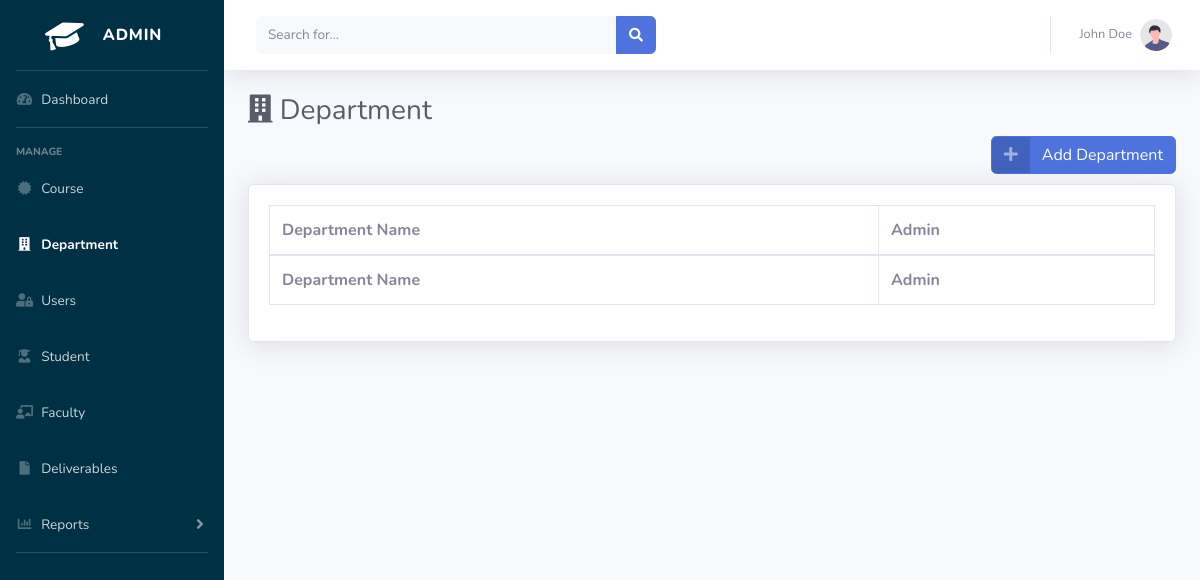
Before: /admin/department.php with the older database file.
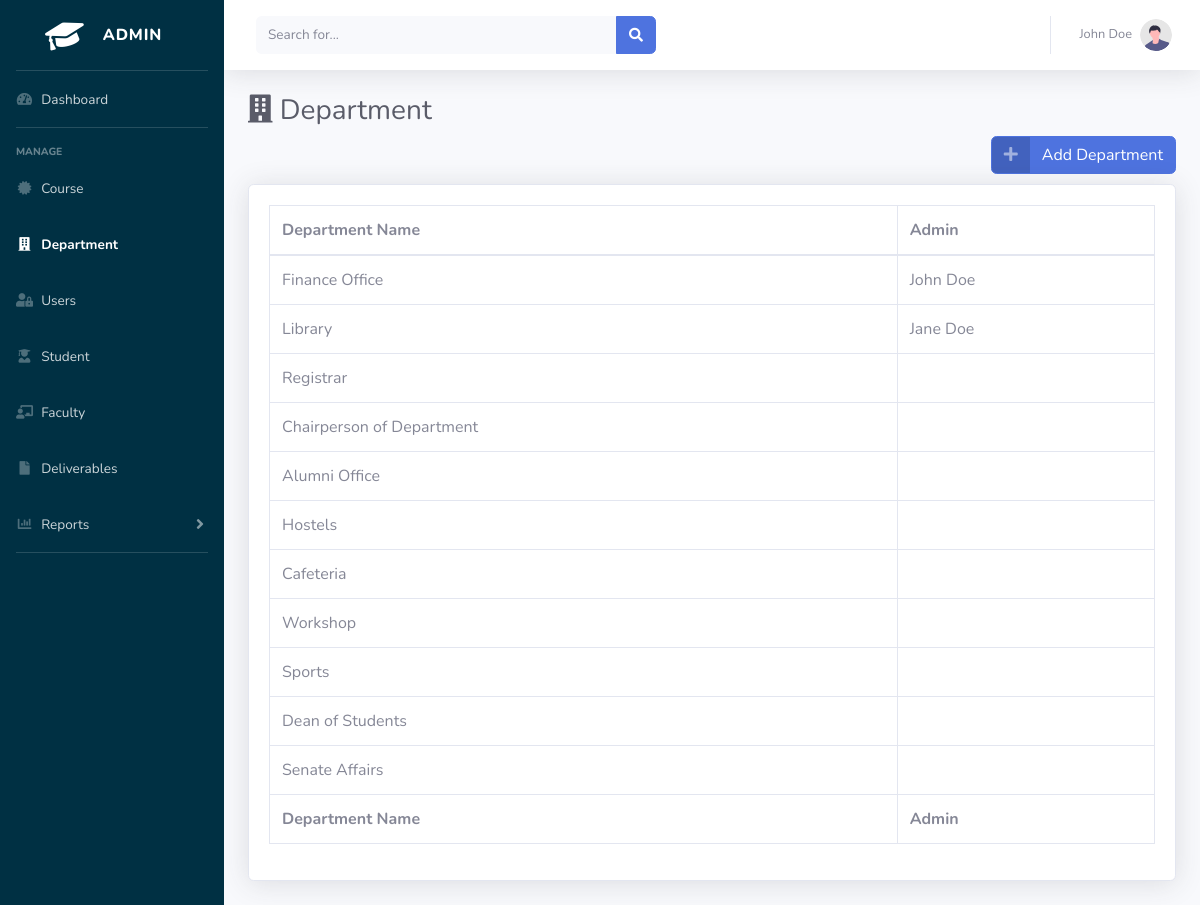
After: the same page with the newer database file.
### tables this page shows
CREATE TABLE `tbl_department` (
  `department_id` int(11) NOT NULL,
  `department_name` varchar(50) NOT NULL
);

CREATE TABLE `tbl_department_user` (
  `department_user_id` int(11) NOT NULL,
  `department_id` int(11) NOT NULL,
  `assigned_personnel` varchar(100) NOT NULL,
  `username` varchar(30) NOT NULL,
  `password` text NOT NULL,
  `account_status` int(1) NOT NULL,
  `user_id` int(11) NOT NULL
);

### admin/department.php (the view, shortened to what this page needs)
<?php
include('../shared/connection.php');
?>
<!DOCTYPE html>
<html lang="en">
<head>
    <link href="../assets/vendor/fontawesome-free/css/all.min.css" rel="stylesheet" type="text/css">
    <link href="../assets/css/sb-admin-2.min.css" rel="stylesheet">
</head>
<body id="page-top">
    <div id="wrapper" style="background-color: #003043">
        <ul class="navbar-nav  sidebar sidebar-dark accordion" id="accordionSidebar">
            <a class="sidebar-brand d-flex align-items-center justify-content-center" href="index.php">
                <div class="sidebar-brand-icon rotate-n-15">
                    <i class="fas fa-graduation-cap"></i>
                </div>
                <div class="sidebar-brand-text mx-3">ADMIN</div>
            </a>
            <hr class="sidebar-divider my-0">
            <li class="nav-item">
                <a class="nav-link" href="index.php">
                    <i class="fas fa-fw fa-tachometer-alt"></i>
                    <span>Dashboard</span></a>
            </li>
            <hr class="sidebar-divider">
            <div class="sidebar-heading">
                Manage
            </div>
            <li class="nav-item">
                <a class="nav-link" href="course.php">
                    <i class="fas fa-fw fa-certificate"></i>
                    <span>Course</span></a>
            </li>
            <li class="nav-item active">
                <a class="nav-link" href="department.php">
                    <i class="fas fa-fw fa-building"></i>
                    <span>Department</span></a>
            </li>
            <li class="nav-item">
                <a class="nav-link" href="users.php">
                    <i class="fas fa-fw fa-user-lock"></i>
                    <span>Users</span></a>
            </li>
            <li class="nav-item">
                <a class="nav-link" href="student.php">
                    <i class="fas fa-fw fa-user-graduate"></i>
                    <span>Student</span></a>
            </li>
            <li class="nav-item">
                <a class="nav-link" href="faculty.php">
                    <i class="fas fa-fw fa-chalkboard-teacher"></i>
                    <span>Faculty</span></a>
            </li>
            <li class="nav-item">
                <a class="nav-link" href="deliverable.php">
                    <i class="fas fa-fw fa-file"></i>
                    <span>Deliverables</span></a>
            </li>
            <li class="nav-item">
                <a class="nav-link collapsed" href="#" data-toggle="collapse" data-target="#collapseUtilities"
                    aria-expanded="true" aria-controls="collapseUtilities">
                    <i class="fas fa-fw fa-chart-bar"></i>
                    <span>Reports</span>
                </a>
            </li>
            <hr class="sidebar-divider d-none d-md-block">
        </ul>
        <div id="content-wrapper" class="d-flex flex-column">
            <div id="content">
                <nav class="navbar navbar-expand navbar-light bg-white topbar mb-4 static-top shadow">
                    <form
                        class="d-none d-sm-inline-block form-inline mr-auto ml-md-3 my-2 my-md-0 mw-100 navbar-search">
                        <div class="input-group">
                            <input type="text" class="form-control bg-light border-0 small" placeholder="Search for..."
                                aria-label="Search" aria-describedby="basic-addon2">
                            <div class="input-group-append">
                                <button class="btn btn-primary" type="button">
                                    <i class="fas fa-search fa-sm"></i>
                                </button>
                            </div>
                        </div>
                    </form>
                    <ul class="navbar-nav ml-auto">
                        <li class="nav-item dropdown no-arrow">
                            <a class="nav-link dropdown-toggle" href="#" id="userDropdown" role="button"
                                data-toggle="dropdown" aria-haspopup="true" aria-expanded="false">
                                <span class="mr-2 d-none d-lg-inline text-gray-600 small">John Doe</span>
                                <img class="img-profile rounded-circle"
                                    src="../assets/img/undraw_profile.svg">
                            </a>
                        </li>
                    </ul>
                </nav>
                <div class="container-fluid">
                    <h1 class="h3 mb-2 text-gray-800"><i class="fas fa-building"></i> Department</h1>
                                    <a href="#" class="btn btn-primary btn-icon-split float-right">
                                        <span class="icon text-white-50">
                                            <i class="fas fa-plus"></i>
                                        </span>
                                        <span class="text">Add Department</span>
                                    </a><br><br>
                    <div class="card shadow mb-4">
                        <div class="card-body">
                            <div class="table-responsive">
                                <table class="table table-bordered" id="dataTable" width="100%" cellspacing="0">
                                    <thead>
                                        <tr>
                                            <th>Department Name</th>
                                            <th>Admin</th>
                                        </tr>
                                    </thead>
                                    <tfoot>
                                        <tr>
                                            <th>Department Name</th>
                                            <th>Admin   </th>
                                        </tr>
                                    </tfoot>
                                    <tbody>
                                        <?php
                                        $sql = "SELECT * FROM `tbl_department`  \n"
                                            . "ORDER BY `tbl_department`.`department_id` ASC;";
                                        $records=mysqli_query($con,$sql);
                                        while($row=mysqli_fetch_assoc($records)){
                                            $index = $row['department_id'];
                                            $name = $row['department_name'];
                                            $sql="SELECT * FROM tbl_department_user WHERE department_id=$index";
                                            $user_records=mysqli_query($con,$sql);
                                            $user_info=mysqli_fetch_assoc($user_records);
                                            $user_name = $user_info['assigned_personnel'];
                                            echo"<tr>
                                            <td>$name
                                            </td>
                                            <td>$user_name</td>
                                            </tr>";
                                        }
                                            ?>
                                    </tbody>
                                </table>
                            </div>
                        </div>
                    </div>
                </div>
            </div>
        </div>
    </div>
</body>
</html>

Changed rows visible on the page:
added tbl_department: department_name "Finance Office", tbl_department_user.assigned_personnel "John Doe"
added tbl_department: department_name "Library", tbl_department_user.assigned_personnel "Jane Doe"
added tbl_department: department_name "Registrar"
added tbl_department: department_name "Chairperson of Department"
added tbl_department: department_name "Alumni Office"
added tbl_department: department_name "Hostels"
added tbl_department: department_name "Cafeteria"
added tbl_department: department_name "Workshop"
added tbl_department: department_name "Sports"
added tbl_department: department_name "Dean of Students"
added tbl_department: department_name "Senate Affairs"
